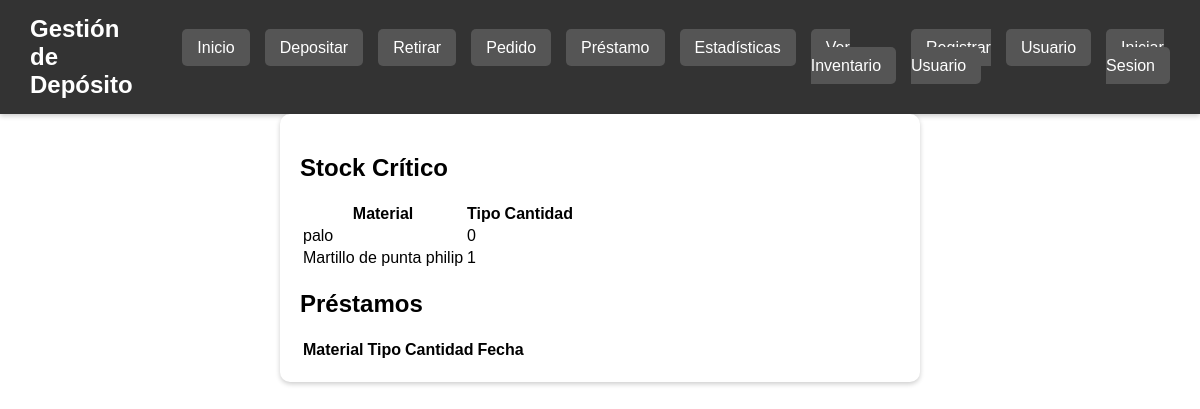
Page /dashboard (signed in) on the committed database.
### tables this page shows
CREATE TABLE Inventario (
    id INTEGER PRIMARY KEY AUTOINCREMENT,
    nombre TEXT NOT NULL,
    codigo_barras TEXT UNIQUE NOT NULL,
    cantidad INTEGER NOT NULL,
    ubicacion TEXT NOT NULL
);

### app.py (the view)
@app.route('/dashboard')
@requiere_login
def dashboard():
    conn = conectar_bd()
    cursor = conn.cursor()
    cursor.execute("SELECT id, nombre, cantidad FROM Inventario WHERE cantidad < 10")
    stock_critico = cursor.fetchall()
    conn.close()
    return render_template("layout.html", stock_critico=stock_critico)

### app.py (called while the page is built)
def conectar_bd():
    return sqlite3.connect("inventario_colegio.db")

def requiere_login(func):
    @wraps(func)
    def decorador(*args, **kwargs):
        if "user_id" not in session:
            return redirect("/login")
        return func(*args, **kwargs)
    return decorador

### templates/layout.html (shortened to what this page needs)
<!DOCTYPE html>
<html lang="es">
<head>
    <link rel="stylesheet" href="{{ url_for('static', filename='styles.css') }}">
</head>
<body>
    {% include 'header.html' %}
    <main>
        <section class="stock">
            <h2>Stock Crítico</h2>
            <table>
                <tr>
                    <th>Material</th>
                    <th>Tipo</th>
                    <th>Cantidad</th>
                </tr>
                {% for producto in stock_critico %}
                <tr>
                    <td>{{ producto[1] }}</td>
                    <td>{{ producto[2] }}</td>
                    <td>{{ producto[3] }}</td>
                </tr>
                {% endfor %}
            </table>
        </section>
        <section class="prestamos">
            <h2>Préstamos</h2>
            <table>
                <tr>
                    <th>Material</th>
                    <th>Tipo</th>
                    <th>Cantidad</th>
                    <th>Fecha</th>
                </tr>
            </table>
        </section>
    </main>
</body>
</html>

### static/styles.css (style rules this page uses)
body { margin: 0; padding: 0; font-family: 'NombreDeTuFuente', sans-serif; }
main { padding: 20px; max-width: 600px; margin: auto; background: white; box-shadow: 0px 2px 5px rgba(0,0,0,0.2); border-radius: 10px; }

### rows in the picture
Inventario: nombre "palo", cantidad "0"
Inventario: nombre "Martillo de punta philip", cantidad "1"
